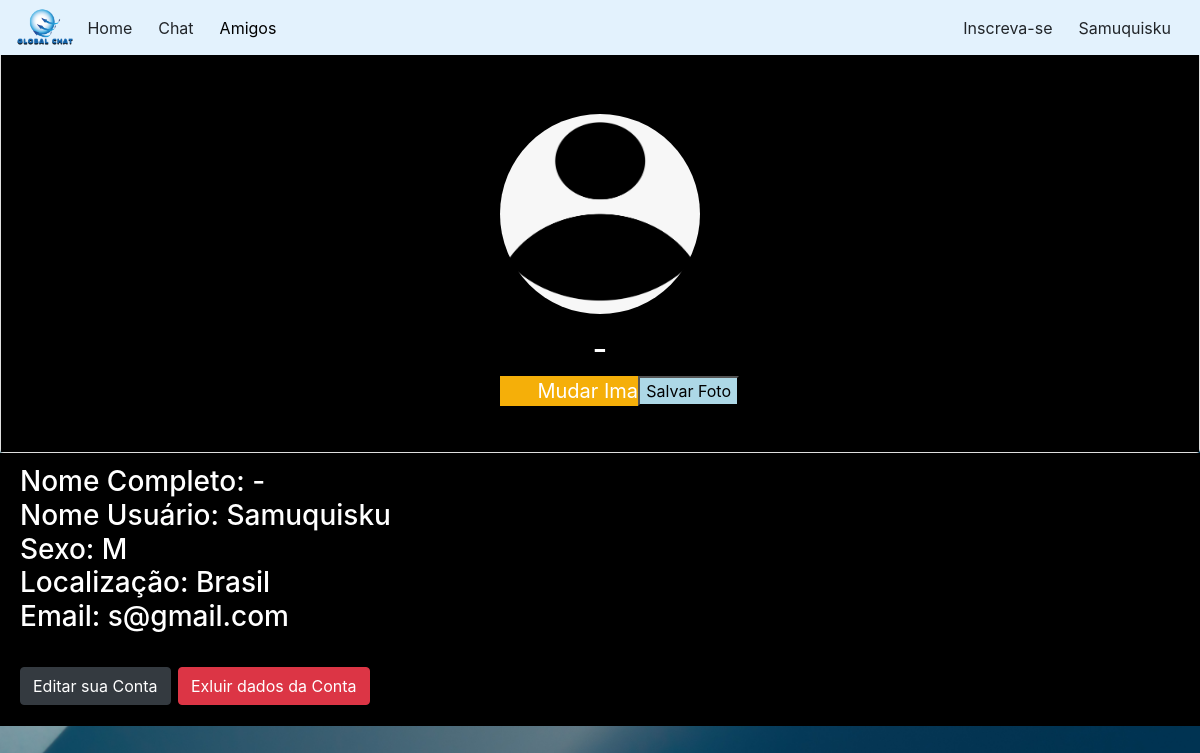
The app's page /perfil.php (signed in) with its own data.
### tables this page shows
CREATE TABLE `usuarios` (
  `id` int(11) NOT NULL AUTO_INCREMENT,
  `nomecompleto` varchar(200) DEFAULT NULL,
  `nomeusuario` varchar(200) DEFAULT NULL,
  `pais` varchar(200) DEFAULT NULL,
  `genero` varchar(10) DEFAULT NULL,
  `email` varchar(200) NOT NULL,
  `senha` varchar(9) NOT NULL,
  `foto` varchar(200) DEFAULT NULL,
  PRIMARY KEY (`id`)
);

### perfil.php (the view, shortened to what this page needs)
<?php
include("php/conexao.php");
$email = $_SESSION['email'];
$sql = "SELECT nomecompleto,nomeusuario,genero,pais,email,foto FROM usuarios WHERE email = '$email'";
$result = mysqli_query($con, $sql);
while($row = mysqli_fetch_assoc($result)){
	?>
	<!DOCTYPE html>
	<html>
	<head>
		<link rel="stylesheet" href="css/bootstrap.css">
</head>
<body>
	<?php
	require('php/header.php');
	?>
	<br>
	<br>
	<center>
		<div class="card">
			<div class="card-header" style="background-color: black;"><center><h4></h4></center></div>
			<div class="card-body" style="background-color: black;">
				<p class="card-text" style="color: white;">
					<img class="minhafoto" src="<?php if($row['foto'] != null){echo('/ProjetosChatTempoReal/uploads/'.$row['foto']);}else{ echo('/ProjetosChatTempoReal/img/login.png');} ?>">
					<br>
					<h2 style="color: white;"><?php if($row['nomecompleto'] != ""){ echo $row['nomecompleto'];} else{ echo "-";} ?></h2>
					<form method="post" action="uploadFoto.php" enctype="multipart/form-data">
						<label for="file" style="width: 200px;">
							 &nbsp;
							Mudar Imagem
						</label>
						<input type="submit" value="Salvar Foto" id="botaoEnviarFoto">
					</form>
				</p>
				<br>
				<br>
			</div>
		</div>
		<div class="card-header" style="background-color: black; color: darkgrey; text-align: left;">
			<h3 style="color: white;">
				Nome Completo: <?php if($row['nomecompleto'] != ""){ echo $row['nomecompleto'];} else{ echo "-";} ?>
				<br>
				Nome Usuário: <?php echo $row['nomeusuario']; ?>
				<br>
				Sexo: <?php if($row['genero'] != ""){ echo $row['genero'];} else{ echo "-";} ?>
				<br>
				Localização: <?php if($row['pais'] != ""){ echo $row['pais'];} else{ echo "-";} ?>
				<br>
				Email: <?php if($row['email'] != ""){ echo $row['email']; } else{ echo "-";} ?>
				<br>
				<br>
				<a href="editar.php"><input type="button" name="editar" class="btn btn-dark" value="Editar sua Conta"></a>
				<button type="button" class="btn btn-danger" data-toggle="modal" data-target="#modalExemplo">
					Exluir dados da Conta
				</button>
			</h3>
		</div>
	</center>
<?php } ?>
</body>
</html>

### php/header.php (shortened to what this page needs)
<?php
include("conexao.php");
$email = $_SESSION['email'];
$sql = "SELECT * FROM usuarios WHERE email = '$email'";
$result = mysqli_query($con,$sql);
?>
<header>
	<head>
</head>
<link rel="stylesheet" href="css/bootstrap.css">
<nav class="navbar navbar-expand-lg fixed-top navbar-light" style="background-color: #e3f2fd;">
	<img src="img/logo.png" style="width: 5%;">
	<a class="btn " href="index.php">Home</a>
	<?php if(isset($_SESSION['nome'])){ ?><a class="btn " href="chat.php">Chat</a><?php } ?>
	<div class="collapse navbar-collapse" id="conteudoNavbarSuportado">
		<ul class="navbar-nav mr-auto">
			<li class="nav-item dropdown">
				<a style="color: black;" class="btn" href="#" id="navbarDropdown" role="button" data-toggle="dropdown" aria-haspopup="true" aria-expanded="false">Amigos</a>
			</div>
			<a href="/ProjetosChatTempoReal/formulario.php" role="button" class="btn">Inscreva-se</a>
			<a href="perfil.php" class="btn " role="button" ><?php while($rows_usu = mysqli_fetch_assoc($result)){ $foto = $rows_usu['foto']; $nome_usu = $rows_usu['nomeusuario']; }  ?> <?php if(isset($foto)){ ?> <img class="foto" src="uploads/<?php echo($foto);?>"> <?php }else if(isset($nome_usu)){ echo $nome_usu; }else{ echo ""; } ?> </a>
		</nav>
	</header>

### perfil.php (style rules this page uses)
body { background:url("./img/back.jpg"); background-size:100%; background-repeat:no-repeat; background-attachment: fixed; }
.minhafoto { width: 200px; height: 200px; border-radius: 50%; }
a { text-decoration: none; color: #ad0000; }
label { color: white; width: 250px; height: 30px; background-color: #f5af09; position: absolute; margin: auto; left: 0; right: 0; display: flex; align-items: center; font-size: 20px; justify-content: center; }
#botaoEnviarFoto { position: absolute; right: 460px; background-color: lightblue; }

### records on screen
usuarios: nomeusuario "Samuquisku", genero "M", pais "Brasil", email "s@gmail.com"
